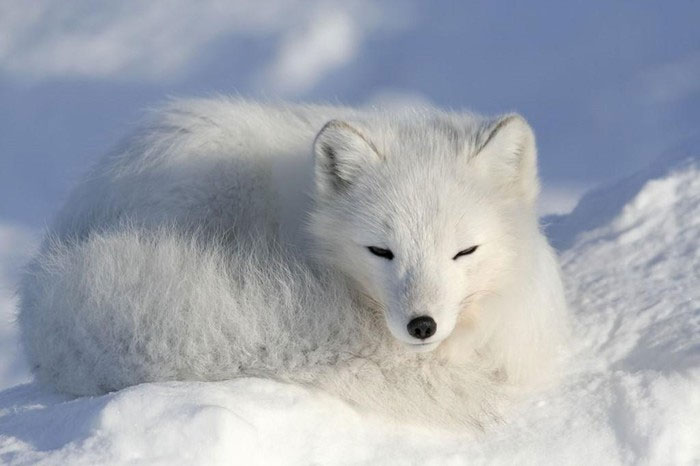
#> input picture BT3_ChinhAnh/pythonProject/input/anh_dongvat.jpg, 700 x 466 px; its folder holds 4 pictures in this run
$ python main.py
#> lines starting #> are read from the running program, lines starting #| are printed output that depends on the picture
import os
import cv2
import numpy as np
from sklearn.model_selection import train_test_split
from sklearn.svm import SVC
from sklearn.neighbors import KNeighborsClassifier
from sklearn.tree import DecisionTreeClassifier
from sklearn.metrics import accuracy_score, precision_score, recall_score
import time

# Đường dẫn đến thư mục chứa ảnh
input_dir = 'input'
output_dir = 'output'

# Gán nhãn cho từng loại hình ảnh (hoa, động vật)
labels = {
    'anh_dongvat': 0,  # Động vật
    'meo': 0,          # Động vật
    'ho': 0,           # Động vật
    'gautruc': 0,      # Động vật
    'cao': 0,          # Động vật
    'anh_hoa1': 1,     # Hoa
    'anh_hoa2': 1,     # Hoa
    'anh_hoa3': 1,     # Hoa
    'anh_hoa4': 1,     # Hoa
    'anh_hoa5': 1      # Hoa
}

data = []
targets = []

# Đọc ảnh từ thư mục và gán nhãn
for file_name, label in labels.items():
    file_path = os.path.join(input_dir, file_name + '.jpg')
    print(f"Đọc ảnh từ: {file_path}")
    if os.path.isfile(file_path):
        image = cv2.imread(file_path)
#> image is the input picture: shape (466, 700, 3); mean B, G, R 176.3, 166.6, 161
        image = cv2.resize(image, (64, 64))  # Resize ảnh
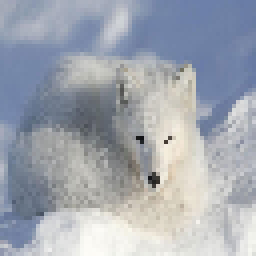
#> image: shape (64, 64, 3) (shown 4 times larger); mean B, G, R 176.2, 166.5, 161
        data.append(image.flatten())  # Chuyển ảnh thành vector
        targets.append(label)

data = np.array(data)
targets = np.array(targets)
print(f"Số lượng ảnh đọc được: {len(data)}")

# Chia dữ liệu thành tập huấn luyện và kiểm tra
X_train, X_test, y_train, y_test = train_test_split(data, targets, test_size=0.2, random_state=42)

# Định nghĩa hàm đánh giá mô hình
def evaluate_model(model, X_train, X_test, y_train, y_test):
    start_time = time.time()
    model.fit(X_train, y_train)
    y_pred = model.predict(X_test)

    accuracy = accuracy_score(y_test, y_pred)
    precision = precision_score(y_test, y_pred, average='weighted', zero_division=1)
    recall = recall_score(y_test, y_pred, average='weighted', zero_division=1)
    elapsed_time = time.time() - start_time

    return accuracy, precision, recall, elapsed_time

# Huấn luyện và đánh giá các mô hình
# SVM
svm_model = SVC()
svm_results = evaluate_model(svm_model, X_train, X_test, y_train, y_test)
print(f"SVM - Accuracy: {svm_results[0]:.2f}, Precision: {svm_results[1]:.2f}, Recall: {svm_results[2]:.2f}, Time: {svm_results[3]:.2f} seconds")

# KNN
knn_model = KNeighborsClassifier(n_neighbors=2)
knn_results = evaluate_model(knn_model, X_train, X_test, y_train, y_test)
print(f"KNN - Accuracy: {knn_results[0]:.2f}, Precision: {knn_results[1]:.2f}, Recall: {knn_results[2]:.2f}, Time: {knn_results[3]:.2f} seconds")

# Decision Tree
dt_model = DecisionTreeClassifier()
dt_results = evaluate_model(dt_model, X_train, X_test, y_train, y_test)
print(f"Decision Tree - Accuracy: {dt_results[0]:.2f}, Precision: {dt_results[1]:.2f}, Recall: {dt_results[2]:.2f}, Time: {dt_results[3]:.2f} seconds")

# Xuất kết quả ra file output
with open(os.path.join(output_dir, 'results.txt'), 'w') as f:
    f.write("Model, Accuracy, Precision, Recall, Time\n")
    f.write(f"SVM, {svm_results[0]:.2f}, {svm_results[1]:.2f}, {svm_results[2]:.2f}, {svm_results[3]:.2f}\n")
    f.write(f"KNN, {knn_results[0]:.2f}, {knn_results[1]:.2f}, {knn_results[2]:.2f}, {knn_results[3]:.2f}\n")
    f.write(f"Decision Tree, {dt_results[0]:.2f}, {dt_results[1]:.2f}, {dt_results[2]:.2f}, {dt_results[3]:.2f}\n")
